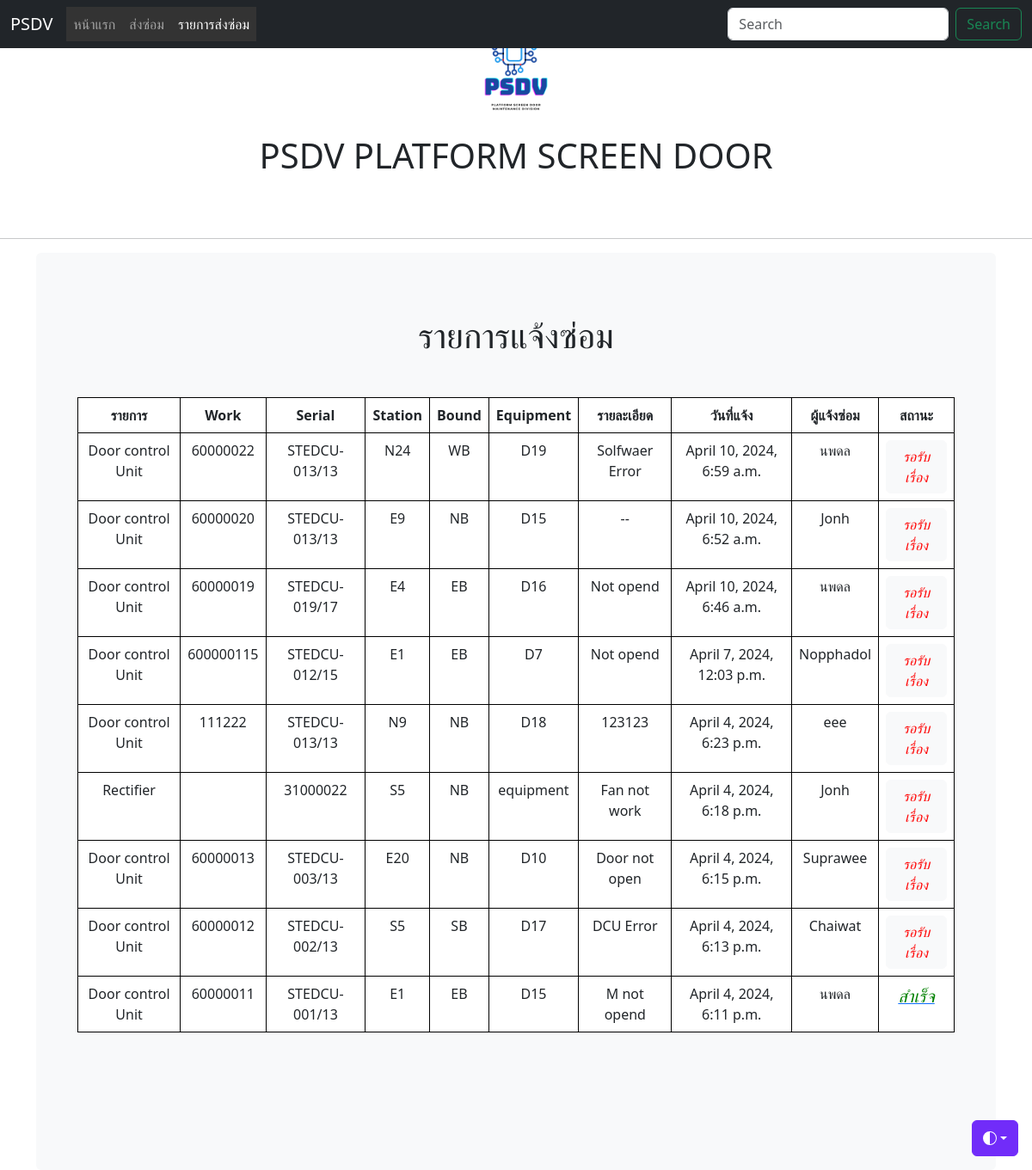
The page /orders on the database its author committed.
### maintenance/models.py (models this page shows, shortened)
class Work_request(models.Model):
	orderid = models.CharField(max_length=100)
	title = models.CharField(max_length=100,null=True,blank=True,verbose_name='รายการส่งซ่อม')
	work_order = models.CharField(max_length=100,null=True,blank=True,verbose_name='เลขwork')
	serial  = models.CharField(max_length=30,null=True,blank=True,verbose_name='serial of product')
	station = models.CharField(max_length=10,null=True,blank=True,verbose_name='station')
	bound = models.CharField(max_length=10,null=True,blank=True,verbose_name='bound')
	equipment = models.CharField(max_length=10,null=True,blank=True,verbose_name='doors')
	detial = models.TextField(null=True,blank=True,verbose_name='รายละเอียดแจ้งซ่อม')
	sentrepairby = models.CharField(max_length=60,verbose_name='ผู้แจ้งซ่อม')
	stamp = models.DateTimeField(auto_now_add=True,blank=True,null=True,verbose_name='วันที่แจ้ง')
	status = models.BooleanField(default=False)

### maintenance/views.py (the view)
# urls.py: path('orders',OrdersList,name='orders'),
def OrdersList(request):
	order = Work_request.objects.all().order_by('id').reverse()
	context = {'order':order}
	return render(request,'maintenance/order.html',context)

### maintenance/templates/maintenance/order.html (shortened to what this page needs)
{% extends 'maintenance/base.html' %}
{% block menubar %}
<li class="nav-item">
  <a class="nav-link" aria-current="page" href="{% url 'home' %}">หน้าแรก</a>
</li>
<li class="nav-item">
  <a class="nav-link" href="{% url 'senrepair' %}">ส่งซ่อม</a>
</li>
<li class="nav-item">
  <a class="nav-link active" href="{% url 'orders' %}">รายการส่งซ่อม</a>
</li>
{% endblock menubar %}
{% block content %}
<br>
  <h1><center>รายการแจ้งซ่อม</center></h1><br>
<div class="w3-container mt-3 ">
  <table class="table table-hover">
    <thead>
      <tr class="w3-light-grey">
        <th><center>รายการ</center></th>
        <th><center>Work</center></th>
        <th><center>Serial</center></th>
        <th><center>Station</center></th>
        <th><center>Bound</center></th>
        <th><center>Equipment</center></th>
        <th><center>รายละเอียด</center></th>
        <th><center>วันที่แจ้ง</center></th>
        <th><center>ผู้แจ้งซ่อม</center></th>
        <th><center>สถานะ</center></th>
      </tr>
    </thead>
    {% for t in order %}
    <tr>
      <td><center>{{t.title}}</center></td>
      <td><center>{{t.work_order}}</center></td>
      <td><center>{{t.serial}}</center></td>
      <td><center>{{t.station}}</center></td>
      <td><center>{{t.bound}}</center></td>
      <td><center>{{t.equipment}}</center></td>
      <td><center>{{t.detial}}</center></td>
      <td><center>{{t.stamp}}</center></td>
      <td><center>{{t.sentrepairby}}</center></td>
      <td>
        {% if t.status%}
        <center>
          <a href="{% url 'updatestatus' t.orderid 'cancel'%}"><i class="fa fa-check-square" style="font-size:20px;color:green;">สำเร็จ</i></a>
        </center>
          {% else %}
          <center>
              <a class="btn btn-light" href="{% url 'updatestatus' t.orderid 'confirm'%}">
                  <i class="fa fa-plus-square" style="font-size:16px;color:red;">รอรับเรื่อง</i>
                  </a>
                </center>
          {% endif %}
      </td>
    </tr>
    {% endfor %}
  </table><br><br><br><br>
</div>
{% endblock content %}

### maintenance/templates/maintenance/base.html (style rules this page uses)
li { float: left; }
li a, .dropbtn { display: inline-block; color: white; text-align: center; padding: 14px 16px; text-decoration: none; }

### maintenance/templates/maintenance/order.html (style rules this page uses)
table, th, td { border: 1px solid black; border-collapse: collapse; }

### rows shown on the page
Work_request: title "Door control Unit", work_order "60000022", serial "STEDCU-013/13", station "N24", bound "WB", equipment "D19", detial "Solfwaer Error", stamp "April 10, 2024, 6:59 a.m.", sentrepairby "นพดล", status "รอรับเรื่อง"
Work_request: title "Door control Unit", work_order "60000020", serial "STEDCU-013/13", station "E9", bound "NB", equipment "D15", detial "--", stamp "April 10, 2024, 6:52 a.m.", sentrepairby "Jonh", status "รอรับเรื่อง"
Work_request: title "Door control Unit", work_order "60000019", serial "STEDCU-019/17", station "E4", bound "EB", equipment "D16", detial "Not opend", stamp "April 10, 2024, 6:46 a.m.", sentrepairby "นพดล", status "รอรับเรื่อง"
Work_request: title "Door control Unit", work_order "600000115", serial "STEDCU-012/15", station "E1", bound "EB", equipment "D7", detial "Not opend", stamp "April 7, 2024, 12:03 p.m.", sentrepairby "Nopphadol", status "รอรับเรื่อง"
Work_request: title "Door control Unit", work_order "111222", serial "STEDCU-013/13", station "N9", bound "NB", equipment "D18", detial "123123", stamp "April 4, 2024, 6:23 p.m.", sentrepairby "eee", status "รอรับเรื่อง"
Work_request: title "Rectifier", serial "31000022", station "S5", bound "NB", equipment "equipment", detial "Fan not work", stamp "April 4, 2024, 6:18 p.m.", sentrepairby "Jonh", status "รอรับเรื่อง"
Work_request: title "Door control Unit", work_order "60000013", serial "STEDCU-003/13", station "E20", bound "NB", equipment "D10", detial "Door not open", stamp "April 4, 2024, 6:15 p.m.", sentrepairby "Suprawee", status "รอรับเรื่อง"
Work_request: title "Door control Unit", work_order "60000012", serial "STEDCU-002/13", station "S5", bound "SB", equipment "D17", detial "DCU Error", stamp "April 4, 2024, 6:13 p.m.", sentrepairby "Chaiwat", status "รอรับเรื่อง"
Work_request: title "Door control Unit", work_order "60000011", serial "STEDCU-001/13", station "E1", bound "EB", equipment "D15", detial "M not opend", stamp "April 4, 2024, 6:11 p.m.", sentrepairby "นพดล", status "สำเร็จ"
